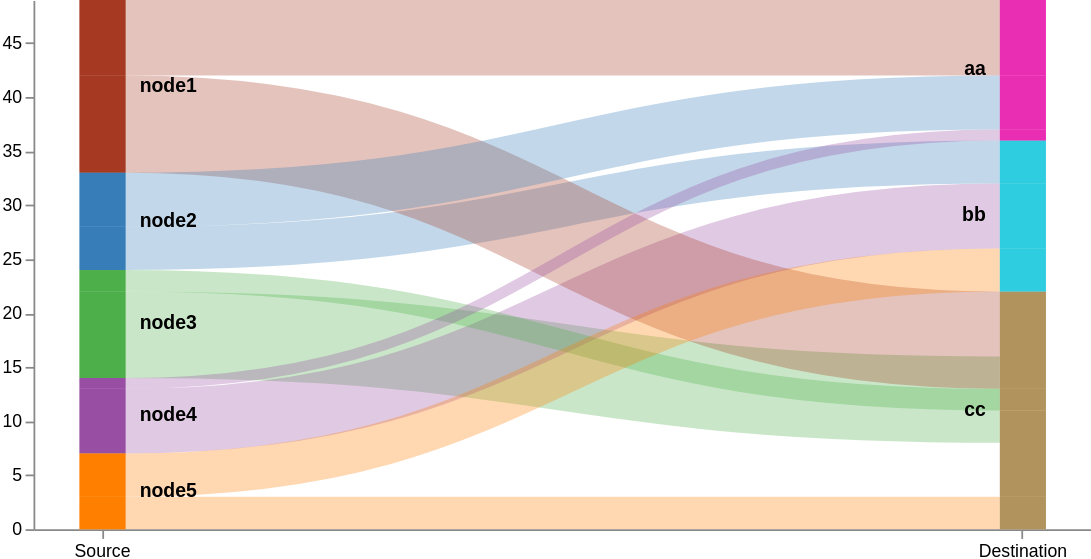

Vega-Lite specification for this chart:
### Vega specification from a JSON file in a GitHub repository (floating-point values rounded to 4 significant figures)
{"$schema": "https://vega.github.io/schema/vega/v5.2.json", "height": 300, "width": 600, "data": [{"name": "rawData", "values": [{"key": {"stk1": "node1", "stk2": "aa"}, "doc_count": 7}, {"key": {"stk1": "node2", "stk2": "bb"}, "doc_count": 4}, {"key": {"stk1": "node3", "stk2": "cc"}, "doc_count": 8}, {"key": {"stk1": "node4", "stk2": "bb"}, "doc_count": 6}, {"key": {"stk1": "node5", "stk2": "cc"}, "doc_count": 3}, {"key": {"stk1": "node1", "stk2": "cc"}, "doc_count": 9}, {"key": {"stk1": "node2", "stk2": "aa"}, "doc_count": 5}, {"key": {"stk1": "node3", "stk2": "cc"}, "doc_count": 2}, {"key": {"stk1": "node4", "stk2": "aa"}, "doc_count": 1}, {"key": {"stk1": "node5", "stk2": "bb"}, "doc_count": 4}], "transform": [{"type": "formula", "expr": "datum.key.stk1", "as": "stk1"}, {"type": "formula", "expr": "datum.key.stk2", "as": "stk2"}, {"type": "formula", "expr": "datum.doc_count", "as": "size"}]}, {"name": "nodes", "source": "rawData", "transform": [{"type": "filter", "expr": "!groupSelector || groupSelector.stk1 == datum.stk1 || groupSelector.stk2 == datum.stk2"}, {"type": "formula", "expr": "datum.stk1+datum.stk2", "as": "key"}, {"type": "fold", "fields": ["stk1", "stk2"], "as": ["stack", "grpId"]}, {"type": "formula", "expr": "datum.stack == 'stk1' ? datum.stk1+' '+datum.stk2 : datum.stk2+' '+datum.stk1", "as": "sortField"}, {"type": "stack", "groupby": ["stack"], "sort": {"field": "sortField", "order": "descending"}, "field": "size"}, {"type": "formula", "expr": "(datum.y0+datum.y1)/2", "as": "yc"}]}, {"name": "groups", "source": "nodes", "transform": [{"type": "aggregate", "groupby": ["stack", "grpId"], "fields": ["size"], "ops": ["sum"], "as": ["total"]}, {"type": "stack", "groupby": ["stack"], "sort": {"field": "grpId", "order": "descending"}, "field": "total"}, {"type": "formula", "expr": "scale('y', datum.y0)", "as": "scaledY0"}, {"type": "formula", "expr": "scale('y', datum.y1)", "as": "scaledY1"}, {"type": "formula", "expr": "datum.stack == 'stk1'", "as": "rightLabel"}, {"type": "formula", "expr": "datum.total/domain('y')[1]", "as": "percentage"}]}, {"name": "destinationNodes", "source": "nodes", "transform": [{"type": "filter", "expr": "datum.stack == 'stk2'"}]}, {"name": "edges", "source": "nodes", "transform": [{"type": "filter", "expr": "datum.stack == 'stk1'"}, {"type": "lookup", "from": "destinationNodes", "key": "key", "fields": ["key"], "as": ["target"]}, {"type": "linkpath", "orient": "horizontal", "shape": "diagonal", "sourceY": {"expr": "scale('y', datum.yc)"}, "sourceX": {"expr": "scale('x', 'stk1') + bandwidth('x')"}, "targetY": {"expr": "scale('y', datum.target.yc)"}, "targetX": {"expr": "scale('x', 'stk2')"}}, {"type": "formula", "expr": "range('y')[0]-scale('y', datum.size)", "as": "strokeWidth"}, {"type": "formula", "expr": "datum.size/domain('y')[1]", "as": "percentage"}]}], "scales": [{"name": "x", "type": "band", "range": "width", "domain": ["stk1", "stk2"], "paddingOuter": 0.05, "paddingInner": 0.95}, {"name": "y", "type": "linear", "range": "height", "domain": {"data": "nodes", "field": "y1"}}, {"name": "color", "type": "ordinal", "range": ["#a53922", "#377eb8", "#4daf4a", "#984ea3", "#ff7f00"], "domain": {"data": "rawData", "field": "stk1"}}, {"name": "color2", "type": "ordinal", "range": ["#ea2eb4", "#2ecde0", "#b1935e"], "domain": {"data": "rawData", "field": "stk2"}}, {"name": "stackNames", "type": "ordinal", "range": ["Source", "Destination"], "domain": ["stk1", "stk2"]}], "axes": [{"orient": "bottom", "scale": "x", "encode": {"labels": {"update": {"text": {"scale": "stackNames", "field": "value"}}}}}, {"orient": "left", "scale": "y"}], "marks": [{"type": "path", "name": "edgeMark", "from": {"data": "edges"}, "clip": true, "encode": {"update": {"stroke": [{"test": "groupSelector && groupSelector.stack=='stk1'", "scale": "color", "field": "stk2"}, {"scale": "color", "field": "stk1"}], "strokeWidth": {"field": "strokeWidth"}, "path": {"field": "path"}, "strokeOpacity": {"signal": "!groupSelector && (groupHover.stk1 == datum.stk1 || groupHover.stk2 == datum.stk2) ? 0.9 : 0.3"}, "zindex": {"signal": "!groupSelector && (groupHover.stk1 == datum.stk1 || groupHover.stk2 == datum.stk2) ? 1 : 0"}, "tooltip": {"signal": "datum.stk1 + ' → ' + datum.stk2 + '    ' + format(datum.size, ',.0f') + '   (' + format(datum.percentage, '.1%') + ')'"}}, "hover": {"strokeOpacity": {"value": 1}}}}, {"type": "rect", "name": "groupMark", "from": {"data": "groups"}, "encode": {"enter": {"fill": [{"test": "datum.stack == 'stk1'", "scale": "color", "field": "grpId"}, {"test": "datum.stack == 'stk2'", "scale": "color2", "field": "grpId"}], "width": {"scale": "x", "band": 1}}, "update": {"x": {"scale": "x", "field": "stack"}, "y": {"field": "scaledY0"}, "y2": {"field": "scaledY1"}, "fillOpacity": {"value": 0.6}, "tooltip": {"signal": "datum.grpId + '   ' + format(datum.total, ',.0f') + '   (' + format(datum.percentage, '.1%') + ')'"}}, "hover": {"fillOpacity": {"value": 1}}}}, {"type": "text", "from": {"data": "groups"}, "interactive": false, "encode": {"update": {"x": {"signal": "scale('x', datum.stack) + (datum.rightLabel ? bandwidth('x') + 8 : -8)"}, "yc": {"signal": "(datum.scaledY0 + datum.scaledY1)/2"}, "align": {"signal": "datum.rightLabel ? 'left' : 'right'"}, "baseline": {"value": "middle"}, "fontWeight": {"value": "bold"}, "text": {"signal": "abs(datum.scaledY0-datum.scaledY1) > 13 ? datum.grpId : ''"}}}}, {"type": "group", "data": [{"name": "dataForShowAll", "values": [{}], "transform": [{"type": "filter", "expr": "groupSelector"}]}], "encode": {"enter": {"xc": {"signal": "width/2"}, "y": {"value": 30}, "width": {"value": 80}, "height": {"value": 30}}}, "marks": [{"type": "group", "name": "groupReset", "from": {"data": "dataForShowAll"}, "encode": {"enter": {"cornerRadius": {"value": 6}, "fill": {"value": "#f5f5f5"}, "stroke": {"value": "#c1c1c1"}, "strokeWidth": {"value": 2}, "height": {"field": {"group": "height"}}, "width": {"field": {"group": "width"}}}, "update": {"opacity": {"value": 1}}, "hover": {"opacity": {"value": 0.7}}}, "marks": [{"type": "text", "interactive": false, "encode": {"enter": {"xc": {"field": {"group": "width"}, "mult": 0.5}, "yc": {"field": {"group": "height"}, "mult": 0.5, "offset": 2}, "align": {"value": "center"}, "baseline": {"value": "middle"}, "fontWeight": {"value": "bold"}, "text": {"value": "Show All"}}}}]}]}, {"type": "rect", "from": {"data": "nodes"}, "encode": {"enter": {"width": {"scale": "x", "band": 1}, "x": {"scale": "x", "field": "stack"}, "y": {"field": "y0", "scale": "y"}, "y2": {"field": "y1", "scale": "y"}, "fill": [{"test": "datum.stack == 'stk1'", "scale": "color", "field": "stk1"}, {"test": "datum.stack == 'stk2'", "scale": "color2", "field": "stk2"}]}}}], "signals": [{"name": "groupHover", "value": {}, "on": [{"events": "@groupMark:mouseover", "update": "{stk1:datum.stack=='stk1' && datum.grpId, stk2:datum.stack=='stk2' && datum.grpId}"}, {"events": "mouseout", "update": "{}"}]}, {"name": "groupSelector", "value": false, "on": [{"events": "@groupMark:click!", "update": "{stack:datum.stack, stk1:datum.stack=='stk1' && datum.grpId, stk2:datum.stack=='stk2' && datum.grpId}"}, {"events": [{"type": "click", "markname": "groupReset"}, {"type": "dblclick"}], "update": "false"}]}]}
